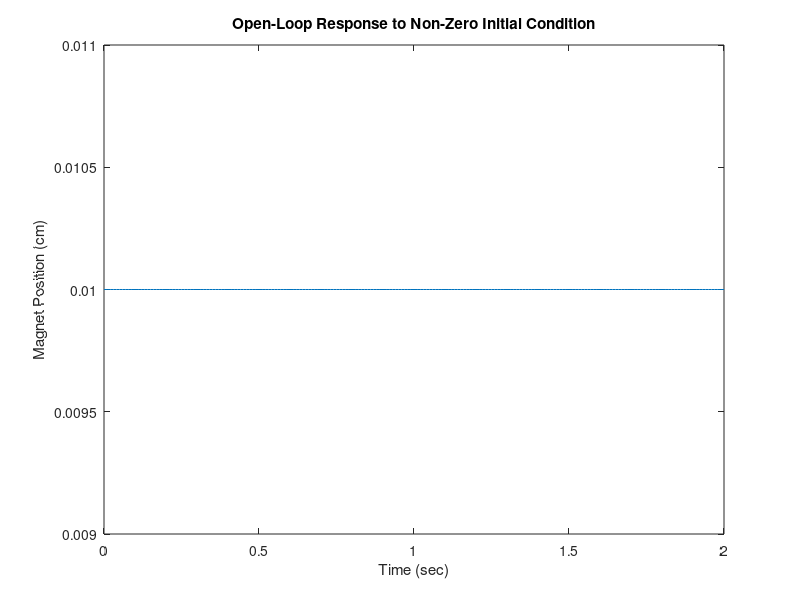

Write the MATLAB code that produced this figure. (Note: this script raises an error after producing the figure.)
% i. Open Loop system characterization, identification and representation.

% State Equations 
% SISO, Location #1, Linearized Actuator, Linearized Sensor
% p.133 3a)
A = [0 1; 0 0];
B = [0; 826];
C = [1 0];

% Find poles of open-loop system
% by finding the eigenvalues of the 
% system matrix A. These poles are
% equal to the poles of the transfer
% function, and determine stability. 
% det(sI - A) = 0
poles = eig(A)

% Provide a non-zero initial condition
% to the system to observe what happens. 

% Specify the time samples for the simulation
% t = 0:dt:Tfinal
% dt = t(2) - t(1), used to discretize the cont. model
t = 0:0.01:2;
% Specify input value of 1 at t(i). 
u = zeros(size(t));
% Specify an initial condition for the system states. 
% x0 is a vector whose entries are the values of the
% corresponding states of sys given chosen arbitrary 
% initial conditions. 
x0 = [0.01 0];

% Create state-space model 
sys = ss(A,B,C,0);

% Convert state-space representation to transfer function
[num,denom]= ss2tf(A,B,C,0)
sys1 = tf(num,denom)

% Use lsim to simulate the response of sys given inputs
% y = array, system response
% t = time vector used for simulation 
% x = state trajectories 
[y,t,x] = lsim(sys,u,t,x0);

figure(1);
plot(t,y);
title('Open-Loop Response to Non-Zero Initial Condition');
xlabel('Time (sec)');
ylabel('Magnet Position (cm)');


% Create Jordan form of matrix A
JA = jordan(A)

% Compute the observability matrix
Ob = obsv(A,C)
% Determine the number of unobservable states
unob = length(A)-rank(Ob)

m = ssest(data,n,'Form','canonical')

% Compute the controllability matrix 
Co = ctrb(A,B)
% Determine the number of uncontrollable states
unco = length(A) - rank(Co)

figure (2)
subplot(2,1,1)
bodeplot(sys1)
title('Bode Plot of Open-Loop Linearized Magnetic Levitation System');
subplot(2,1,2)
rlocusplot(sys1)
title('Root Locus of Open-Loop Linearized Magnetic Levitation System');

figure(3)
subplot(2,1,1)
step(sys1)
title('Step Reponse of Open-Loop Linearized Magnetic Levitation System');
subplot(2,1,2)
impulse(sys1)
title('Impulse Reponse of Open-Loop Linearized Magnetic Levitation System');

%sisotool(sys)

